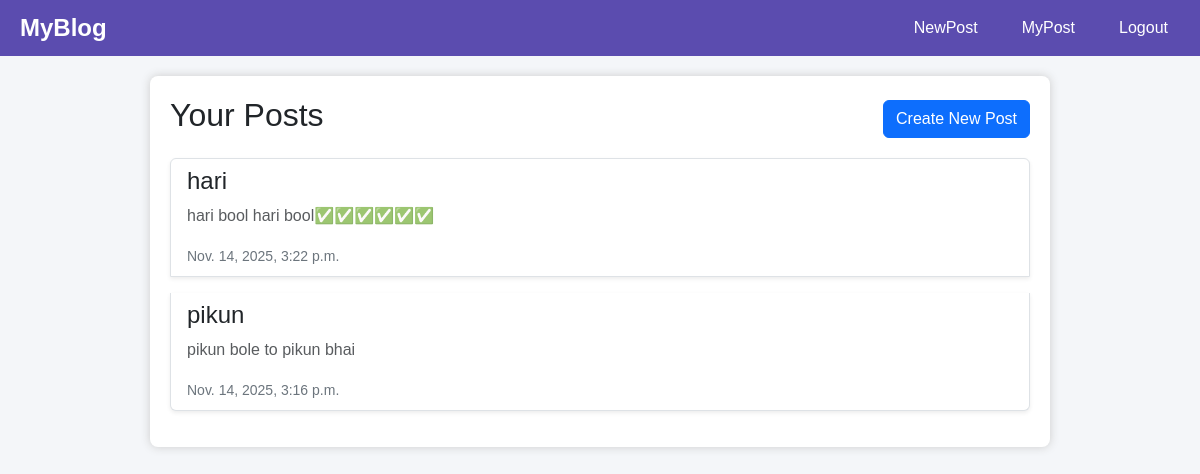
The page /post_list (signed in) on the database its author committed.
### app/models.py (models this page shows, shortened)
class Post(models.Model):
    title=models.CharField(max_length=150)
    desc=models.TextField()
    date_post=models.DateTimeField(default=timezone.now)
    author=models.ForeignKey(User,on_delete=models.CASCADE)

### app/views.py (the view)
# urls.py: path("post_list",post_list,name='post_list'),
@login_required
def post_list(request):
    posts = Post.objects.filter(author=request.user).order_by('-date_post')
    return render(request, 'post_list.html', {'posts': posts})

### templates/post_list.html
{% extends "base.html" %}
{% block content %}
<div >
    <div class="d-flex justify-content-between align-items-center mb-3">
        <h2>Your Posts</h2>
        <a href="{% url 'create_post' %}" class="btn btn-primary">Create New Post</a>
    </div>
    <ul class="list-group">
        {% for p in posts %}
        <li class="list-group-item mb-3 shadow-sm">
            <h4>{{ p.title }}</h4>
            <p class="text-muted">{{ p.desc }}</p>
            <small class="text-secondary">{{ p.date_post }}</small>
        </li>
        {% empty %}
        <li class="list-group-item text-center">
            No posts yet.
        </li>
        {% endfor %}
    </ul>
</div>
{% endblock %}

### templates/base.html (style rules this page uses)
body { margin: 0; font-family: Arial, sans-serif; background: #f4f6f9; }

### rows shown on the page
Post: title "hari", desc "hari bool hari bool✅✅✅✅✅✅", date_post "Nov. 14, 2025, 3:22 p.m."
Post: title "pikun", desc "pikun bole to pikun bhai", date_post "Nov. 14, 2025, 3:16 p.m."
